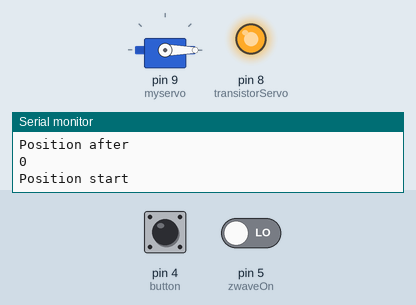
Simulated run of this sketch. Board: Arduino Uno, built with avr-gcc and run on an emulated ATmega328P. Parts: servo, output pins drawn as LEDs (lit = HIGH), the last lines printed to the serial monitor. The test bench sets the inputs (shaded band); at power-on: pin 4 (button) LOW, pin 5 (zwaveOn) LOW.

Above: at 1.2 s.
1.3 s: pin 4 (button) pulled HIGH for 1 s
At 3.4 s:
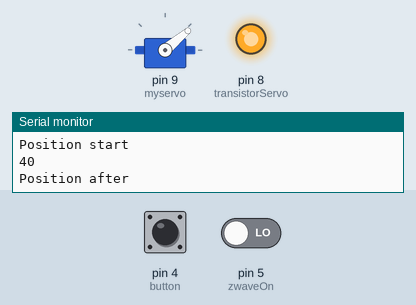
5.3 s: pin 4 (button) pulled HIGH for 3.2 s
At 9.5 s:
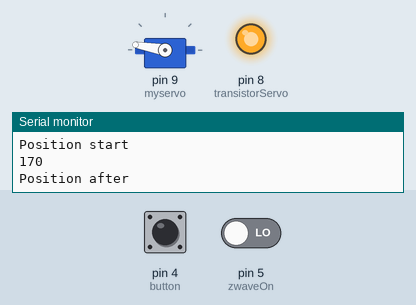
10.0 s: pin 4 (button) pulled HIGH for 0.15 s
At 12.9 s:
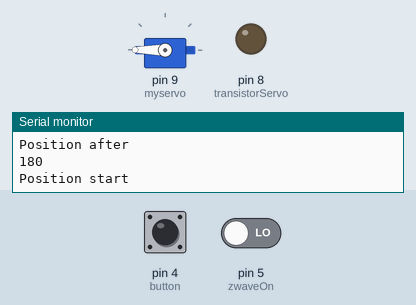
13.1 s: pin 4 (button) pulled HIGH for 0.15 s
At 13.5 s:
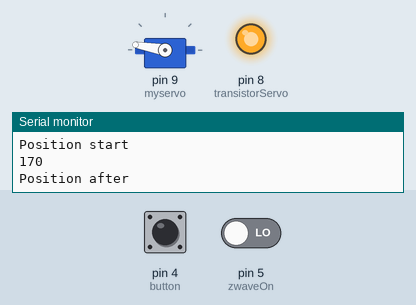
16.2 s: pin 4 (button) pulled HIGH for 1 s
At 20.4 s:
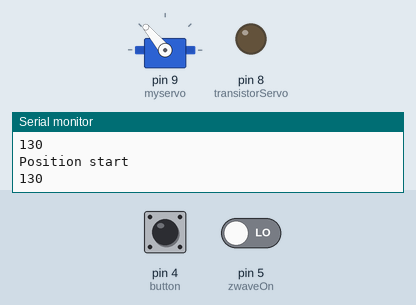
Timing chart, 0 to 21.9 s (numbered marks = the images above; inputs shaded):
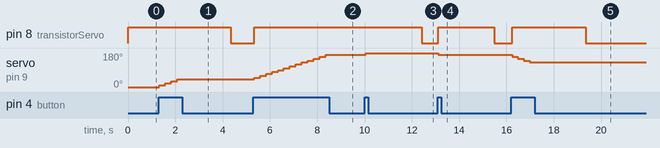

The sketch:

Blinds_Control2.0.ino
```cpp
#include <Servo.h>

int pos = 0;
int forward = 1;
Servo myservo;
const int zwaveOn = 5; //Zwave module on D5
const int button = 4; //button on D4
const int transistorServo = 8; //Transistor on D8 to turn on and off servo while not in use.
const int zwavePWMPIN = 11;

int zwaveState = 0; //Reading button
int lastZwave = 0; //Int for last read Zwave
int buttonState = 0; //Reading button
int lastButton = 0; //int for last read Zwave

int lastPos = 1; //Saves last servo postion
int servoOff = 0; //Count the times servo is on so it can turn it off

int ch3;
int tempNum;
int ch3pre;
int prepos;
int posch;

void setup() {
  // put your setup code here, to run once:
  Serial.begin(9600);
  myservo.attach(9);
  pinMode(zwaveOn, INPUT);
  pinMode(transistorServo, OUTPUT);

  pinMode(11, INPUT);

}

void loop() {
  // put your main code here, to run repeatedly:
  Serial.println("Position start");
  Serial.println(pos);

  //Check Button States
  buttonState = digitalRead(button); //Read button
  zwaveState = digitalRead(zwaveOn); //Read zwave chip

  //Zwave change Blinds
  if (zwaveState == HIGH && zwaveState != lastZwave) {
    //pos = 90; //TEMP OFF DUE TO USE IN LAST VERSION
    lastZwave = 1;
  }
  if (zwaveState == LOW && zwaveState != lastZwave) {
    pos = 0;
    lastZwave = 0;
  }

  if (lastZwave == 1) {
    zwavePWM();
  }
  /*
  //Zwave change position of
  if (zwaveState == HIGH && zwaveState == lastZwave) {
    //place the code to check the PWM signal on D11 then divide by X amount then check if the amount changed my X amount. Then check what section of position it should refer to
  }
  */
  //Print Servo Position
  Serial.println("Position after");
  Serial.println(pos);

  //delay(1000);

  //posChange();
  //Serial.println(pos);
  //delay(1000);


  //Button servo button change
  if (buttonState == HIGH) {
    posChange();
    lastButton = 1;
  }
  if (buttonState == LOW) {
    lastButton = 0;
  }

  //Checks to see if there was a postion change
  if (pos != lastPos) {
    digitalWrite(transistorServo, HIGH); //Turn on Servo transistor
    myservo.write(pos);
    delay(250);
    servoOff = 0; //reset transistor count
  }
  lastPos = pos;

  //turns servo off after 10 loops
  if (servoOff == 50) {
    digitalWrite(transistorServo, LOW); //Turn off Servo transistor
  } else {
    servoOff ++;
  }
}

void posChange() { //changes position depending on direction servo has been traveling
  if (pos == 0) {
    forward = 1;
  }
  if (pos == 180) {
    forward = 0;
  }
  if (forward == 1) {
    pos = pos + 10;
  } else {
    pos = pos - 10;
  }
}

void zwavePWM() {

  ch3 = pulseIn(zwavePWMPIN, HIGH, 25000);

  Serial.print("Channel 3:");
  Serial.println(ch3);
 // delay(100); // I put this here just to make the terminal
              // window happier
  if (ch3 > 750) {
    prepos = 10;
  }
  else if (ch3 > 660) {
    prepos = 20;
  }
  else if (ch3 > 586) {
    prepos = 40;
  }
  else if (ch3 > 490) {
    prepos = 60;
  }
  else if (ch3 > 410) {
    prepos = 80;
  }
  else if (ch3 > 324) {
    prepos = 100;
  }
  else if (ch3 > 240) {
    prepos = 120;
  }
  else if (ch3 > 150) {
    prepos = 140;
  }
  else if (ch3 > 70) {
    prepos = 160;
  }
  else {
    prepos = 180;
  }
  tempNum = abs(ch3-ch3pre);
  if  (tempNum > 30) {
    //pos = prepos;
    posch = 1;
  }
  if (posch >= 1) {
    if (posch >= 10) {
      pos = prepos;
      posch = 0;
    }
    else {
      posch++;
    }
  }
  ch3pre = ch3;
}
```

Measured:
- after the input at 1.3 s, pin 8 (transistorServo): HIGH → LOW after 3.0 s instead of 0.86 s; servo on pin 9 (myservo): 0° → 10° at once, → 20° 0.25 s later, → 30° 0.25 s later, → 40° 0.25 s later
- after the input at 5.3 s, pin 8 (transistorServo): LOW → HIGH at once; servo on pin 9 (myservo): moves from 40° to 170° over 3.0 s, starting at once
- after the input at 10.0 s, pin 8 (transistorServo): HIGH → LOW after 2.4 s instead of 0.72 s; servo on pin 9 (myservo): 170° → 180° after 0.06 s
- after the input at 13.1 s, pin 8 (transistorServo): LOW → HIGH at once, → LOW 2.4 s later; servo on pin 9 (myservo): 180° → 170° at once
- after the input at 16.2 s, pin 8 (transistorServo): LOW → HIGH at once, → LOW 3.1 s later; servo on pin 9 (myservo): 170° → 160° at once, → 150° 0.25 s later, → 140° 0.25 s later, → 130° 0.25 s later
